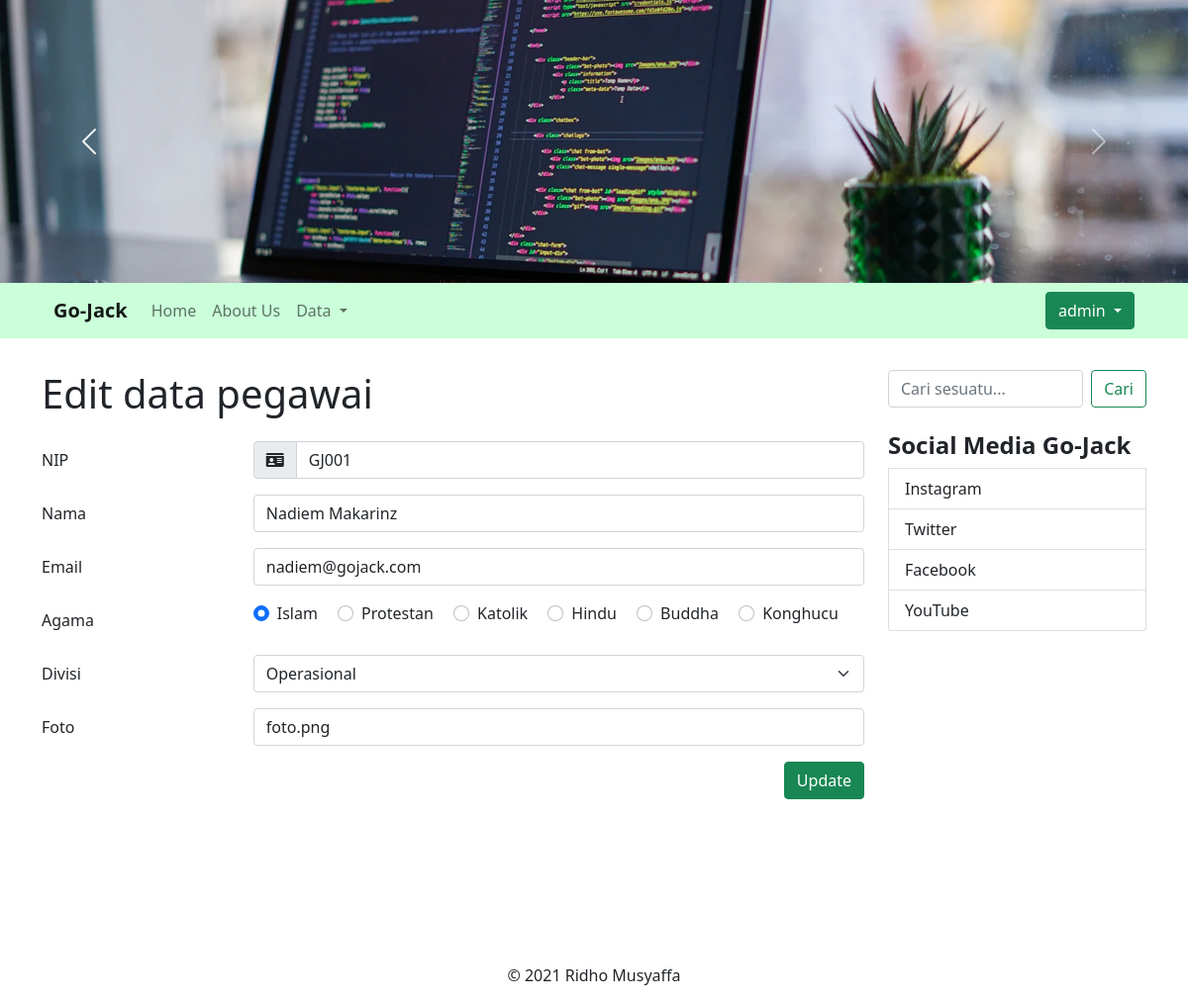
/index.php?hal=edit-data&id=14 (signed in), run on the app's committed database.
### tables this page shows
CREATE TABLE `pegawai` (
  `id` int(11) NOT NULL,
  `nip` varchar(5) NOT NULL,
  `nama` varchar(50) NOT NULL,
  `email` varchar(50) NOT NULL,
  `agama` enum('Islam','Protestan','Katolik','Hindu','Buddha','Konghucu') NOT NULL,
  `iddivisi` int(11) NOT NULL,
  `foto` varchar(50) NOT NULL
);

CREATE TABLE `divisi` (
  `id` int(11) NOT NULL,
  `nama` varchar(50) NOT NULL
);

### koneksi.php (called while the page is built, shortened)
<?php
class Db {
    protected $servername = "localhost";
    protected $username = "root";
    protected $password = "";
    public function __construct() {
        try {
            $this->conn = new PDO("mysql:host=$this->servername;dbname=dbpegawai",$this->username, $this->password);
        } catch (PDOException $e) {
            echo "Connection failed: ", $e->getMessage();
        }
    }
}

### models/Pegawai.php (called while the page is built, shortened)
<?php
class Pegawai extends Db {
    public function getPegawai($id){
        $stmt = $this->conn->prepare("SELECT Pegawai.*, Divisi.id as divisiId, Divisi.nama as namaDivisi FROM Pegawai INNER JOIN Divisi ON Pegawai.iddivisi = Divisi.id WHERE Pegawai.id = :id");
        $stmt->bindParam(':id', $id);
        $stmt->execute();
        $stmt->setFetchMode(PDO::FETCH_ASSOC);
        return $stmt->fetch();
    }
}

### pages/formEditPegawai.php (the view, shortened to what this page needs)
<?php
    require 'koneksi.php';
    require 'models/Pegawai.php';
    $namaAgama = ['Islam','Protestan','Katolik','Hindu','Buddha','Konghucu'];
    $pegawai = new Pegawai();
    $data = $pegawai->getPegawai($_GET['id']);
?>
<h1 class="mb-4">Edit data pegawai</h1>
<form action="controllers/pegawaiController.php" method="POST">
    <div class="mb-3 row">
        <label for="nip" class="col-sm-3 col-form-label">NIP</label>
        <div class="col-sm-9">
            <div class="input-group flex-nowrap">
                <span class="input-group-text" id="addon-wrapping">
                    <i class="fas fa-id-card"></i>
                </span>
                <input type="text" name="nip" class="form-control" aria-describedby="addon-wrapping" value="<?=$data['nip']?>" >
            </div>
        </div>
    </div>
    <div class="mb-3 row">
        <label for="nama" class="col-sm-3 col-form-label">Nama</label>
        <div class="col-sm-9">
            <input type="text" name="nama" class="form-control" id="inputNama" value="<?=$data['nama']?>">
        </div>
    </div>
    <div class="mb-3 row">
        <label for="email" class="col-sm-3 col-form-label">Email</label>
        <div class="col-sm-9">
            <input type="email" name="email" class="form-control" id="inputEmail" value="<?=$data['email']?>">
        </div>
    </div>
    <div class="mb-3 row">
        <label for="agama" class="col-sm-3 col-form-label">Agama</label>
        <div class="col-sm-9">
            <?php foreach ($namaAgama as $agama): ?>
            <div class="form-check form-check-inline">
                <input class="form-check-input" type="radio" name="agama" value="<?=$agama?>" <?=($data['agama'] == $agama) ? 'checked': ''?>>
                <label class="form-check-label" ><?=$agama?></label>
            </div>
            <?php endforeach; ?>
        </div>
    </div>
    <div class="mb-3 row">
        <label for="divisi" class="col-sm-3 col-form-label">Divisi</label>
        <div class="col-sm-9">
            <select class="form-select" aria-label="Default select example" name="divisi">
                <option value="3" <?=($data['divisiId'] == 3) ? 'selected': ''?>>Operasional</option>
            </select>
        </div>
    </div>
    <div class="mb-3 row">
        <label for="foto" class="col-sm-3 col-form-label">Foto</label>
        <div class="col-sm-9">
            <input type="text" name="foto" class="form-control" id="foto" value="<?=$data['foto']?>">
        </div>
    </div>
    <div class="d-flex justify-content-end">
        <input type="submit" value="Update" name="update" class="btn btn-success">
    </div>
</form>

### pages/kode_atas.php (style rules this page uses)
body { overflow-x: hidden; }

### data on the page
pegawai: nip "GJ001", nama "Nadiem Makarinz", email "nadiem@gojack.com", agama "☑", foto "foto.png"
divisi: divisi "Operasional"

### other printed values
$_SESSION['MEMBER']['fullname'] "admin"
$agama "Islam"
$agama "Protestan"
$agama "Katolik"
$agama "Hindu"
$agama "Buddha"
$agama "Konghucu"
